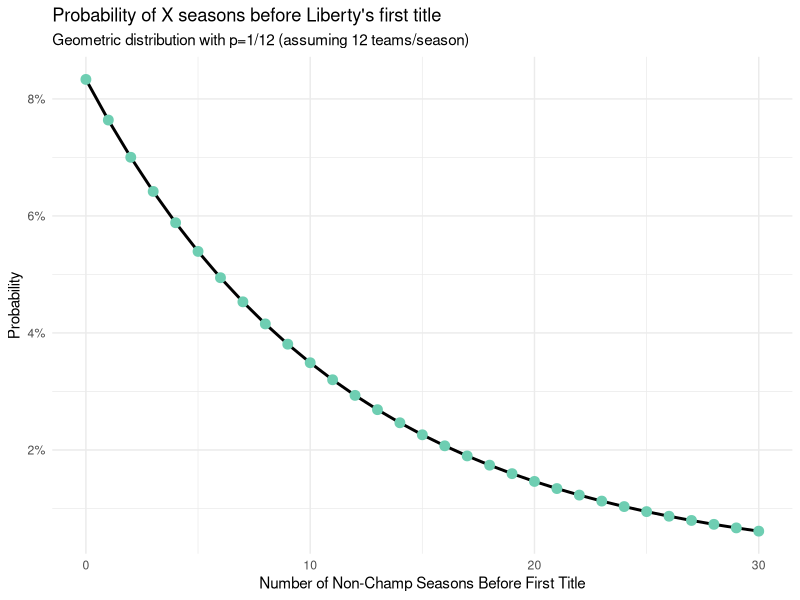

Reproduce this figure in R.
library(ggplot2)

# Set parameters
p <- 1/12
k_values <- 0:30

# Calculate PMF
pmf_values <- dgeom(k_values, prob = p)

# Create data frame for plotting
pmf_data <- data.frame(k = k_values, pmf = pmf_values)

# Plot the connected dot plot
ggplot(pmf_data, aes(x = k, y = pmf)) +
  geom_line(color = "#000000", linewidth = 1) +
  geom_point(color = "#6ECEB2", size = 3) +
  labs(title = "Probability of X seasons before Liberty's first title",
       subtitle = "Geometric distribution with p=1/12 (assuming 12 teams/season)",
       x = "Number of Non-Champ Seasons Before First Title",
       y = "Probability") +
  theme_minimal() +
  scale_y_continuous(labels = scales::percent)
  
#chance of 27 or more failures before success
prob <- (1-p)^27
print(prob)

#chance of 28 failures before success
(1-p)^28

#actual probability considering number of teams, 27 yrs
(7/8)*(9/10)*(11/12)*(15/16)^3*(13/14)*(12/13)^2*(13/14)*(12/13)*(13/14)*(12/13)*(11/12)^14

#actual probability considering number of teams, 28 yrs
(7/8)*(9/10)*(11/12)*(15/16)^3*(13/14)*(12/13)^2*(13/14)*(12/13)*(13/14)*(12/13)*(11/12)^15